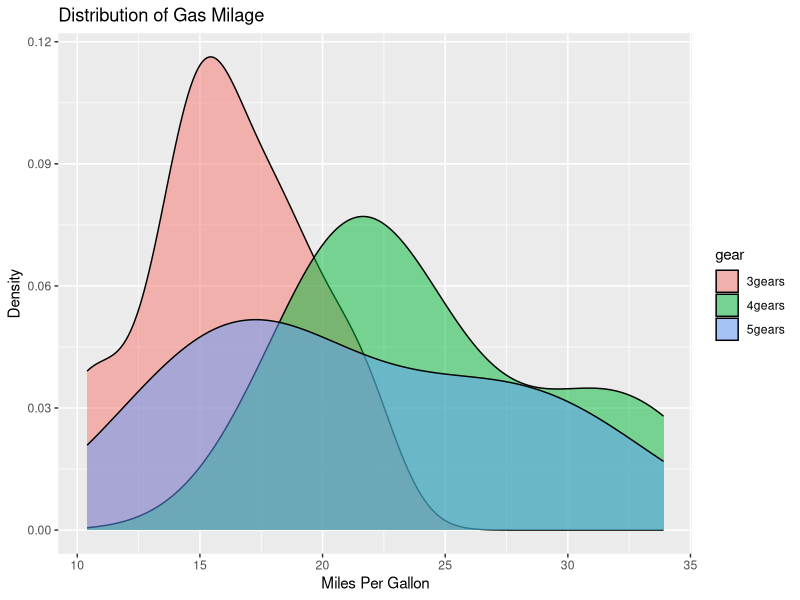
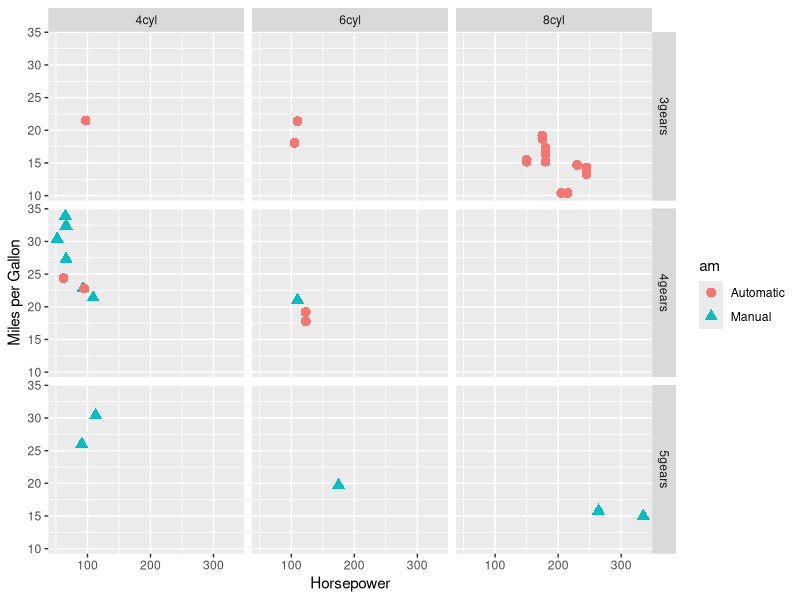
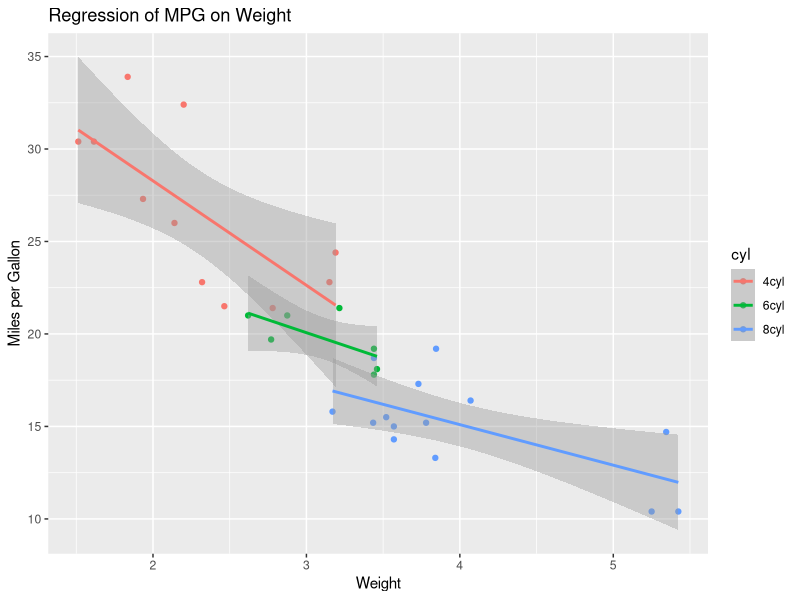
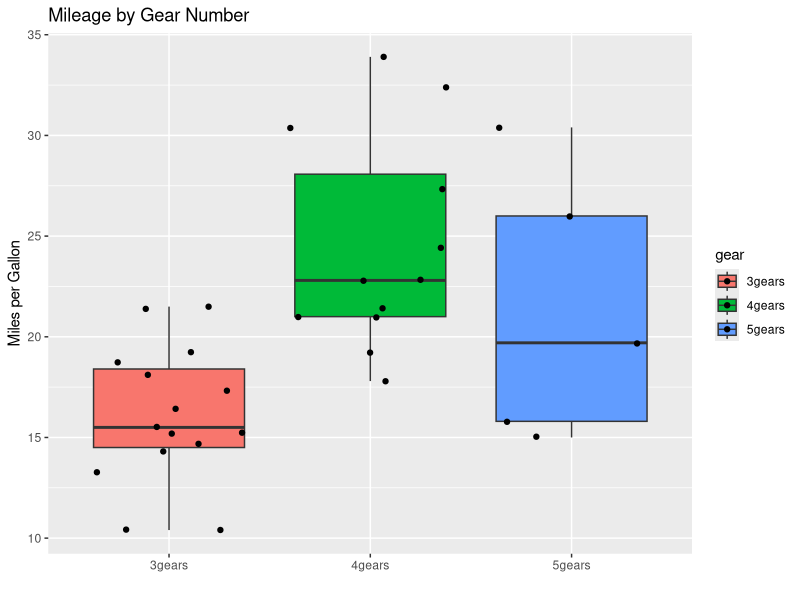

Reproduce these figures in R, in order.
#R Code pulled from https://www.statmethods.net/advgraphs/ggplot2.html

# ggplot2 examples
library(ggplot2)


# create factors with value labels
mtcars$gear <- factor(mtcars$gear,levels=c(3,4,5),
  	labels=c("3gears","4gears","5gears"))
mtcars$am <- factor(mtcars$am,levels=c(0,1),
  	labels=c("Automatic","Manual"))
mtcars$cyl <- factor(mtcars$cyl,levels=c(4,6,8),
   labels=c("4cyl","6cyl","8cyl"))


# Kernel density plots for mpg
# grouped by number of gears (indicated by color)
qplot(mpg, data=mtcars, geom="density", fill=gear, alpha=I(.5),
   main="Distribution of Gas Milage", xlab="Miles Per Gallon",
   ylab="Density")


# Scatterplot of mpg vs. hp for each combination of gears and cylinders
# in each facet, transmittion type is represented by shape and color
qplot(hp, mpg, data=mtcars, shape=am, color=am,
   facets=gear~cyl, size=I(3),
   xlab="Horsepower", ylab="Miles per Gallon")

# Separate regressions of mpg on weight for each number of cylinders
qplot(wt, mpg, data=mtcars, geom=c("point", "smooth"),
   method="lm", formula=y~x, color=cyl,
   main="Regression of MPG on Weight",
   xlab="Weight", ylab="Miles per Gallon")

# Boxplots of mpg by number of gears
# observations (points) are overlayed and jittered
qplot(gear, mpg, data=mtcars, geom=c("boxplot", "jitter"),
   fill=gear, main="Mileage by Gear Number",
   xlab="", ylab="Miles per Gallon")
